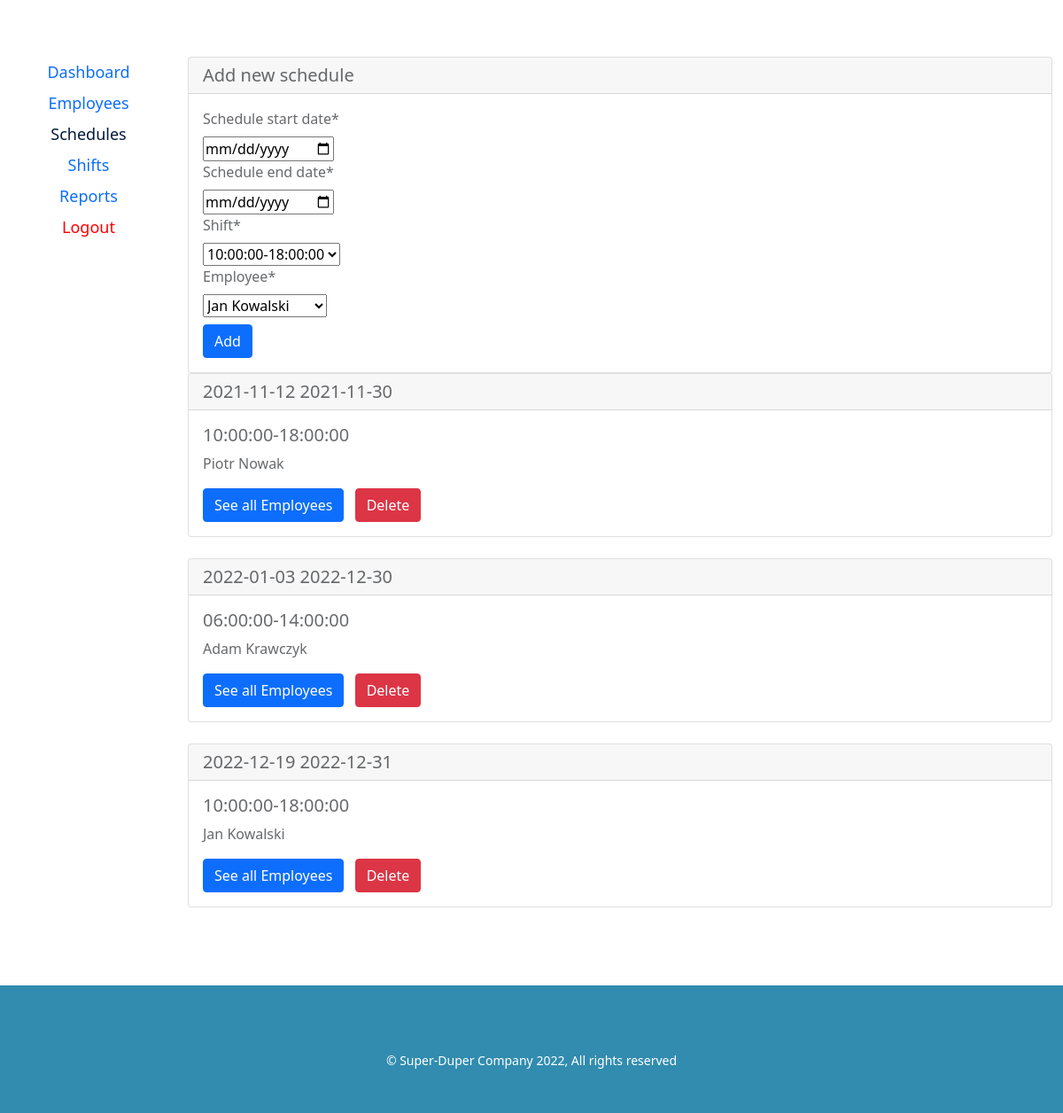
/users/schedules (signed in), run on the app's committed database.
### schedules/models.py (models this page shows, shortened)
class Schedules(models.Model):
    schedule_start_date = models.DateField()
    schedule_end_date = models.DateField()
    shift_id = models.ForeignKey(Shifts, on_delete=models.CASCADE)
    employee_id = models.ForeignKey(Employee, on_delete=models.CASCADE)

### shifts/models.py (models this page shows)
class Shifts(models.Model):
    shift_start_time = models.TimeField()
    shift_end_time = models.TimeField()
    def __str__(self):
        shift_title = str(self.shift_start_time) + "-" + str(self.shift_end_time)
        return shift_title

### employees/models.py (models this page shows)
class Employee(models.Model):
    user = models.OneToOneField(User, on_delete=models.CASCADE)
    employee_PESEL = models.IntegerField()
    employment_join_date = models.DateField()
    employment_end_date = models.DateField()
    def __str__(self):
        schedule_title = str(self.user.first_name) + " " + str(self.user.last_name)
        return schedule_title

### users/views.py (the view)
# urls.py: path('schedules', views.schedules_view, name='schedules'),
@login_required
def schedules_view(request):
    if request.method == 'POST':
        scheduleform = ScheduleForm(request.POST)
        if scheduleform.is_valid():
            schedule_start_date = scheduleform.cleaned_data['schedule_start_date']
            schedule_end_date = scheduleform.cleaned_data['schedule_end_date']
            shift = scheduleform.cleaned_data['shift']
            employee = scheduleform.cleaned_data['employee']
            Schedules.objects.get_or_create(schedule_start_date=schedule_start_date,
                                            schedule_end_date=schedule_end_date, shift_id=shift, employee_id=employee)
            return redirect('/users/schedules')
    else:
        scheduleform = ScheduleForm()
    schedules = Schedules.objects.all()
    context = {"schedules": schedules, "scheduleform": scheduleform}
    return render(request, "users/schedules.html", context)

### schedules/forms.py
class ScheduleForm(forms.Form):
    schedule_start_date = forms.DateField(widget=DatePickerInput)
    schedule_end_date = forms.DateField(widget=DatePickerInput)
    shift = forms.ModelChoiceField(queryset=Shifts.objects.all(), empty_label=None)
    employee = forms.ModelChoiceField(queryset=Employee.objects.all(), empty_label=None)

### templates/users/schedules.html (shortened to what this page needs)
{% extends "users/base_dashboard.html" %}
{% load crispy_forms_tags %}
{% load static %}
{% block content %}
<div class="" id="schedule_card">
    <div>
        <div class="card">
          <h5 class="card-header">Add new schedule</h5>
            <div class="card-body" >
                <form action="" method="post">
                      {{ scheduleform|crispy }}
                <button type="submit" class="btn btn-primary mt-2">Add</button>
                </form>
            </div>
        </div>
    {% for schedule in schedules %}
        <div class="card mt-6 mb-4">
          <h5 class="card-header">{{ schedule.schedule_start_date }} {{ schedule.schedule_end_date }} </h5>
          <div class="card-body">
            <h5 class="card-title">{{ schedule.shift_id }}</h5>
            <p class="card-text">{{ schedule.employee_id }}</p>
            <a href="{% url 'users:employee_schedule' schedule.shift_id.id %}" class="btn btn-primary">See all Employees</a>
            <a href="{% url 'users:delete_schedule' schedule.id %}" class="btn btn-danger ml-2">Delete</a>
          </div>
        </div>
    {% endfor %}
    </div>
</div>
{% endblock %}

### data on the page
Schedules: schedule_start_date "2021-11-12", schedule_end_date "2021-11-30", shift_id "10:00:00-18:00:00", employee_id "Piotr Nowak"
Schedules: schedule_start_date "2022-01-03", schedule_end_date "2022-12-30", shift_id "06:00:00-14:00:00", employee_id "Adam Krawczyk"
Schedules: schedule_start_date "2022-12-19", schedule_end_date "2022-12-31", shift_id "10:00:00-18:00:00", employee_id "Jan Kowalski"

### other printed values
{{ current_year }} "2022"
